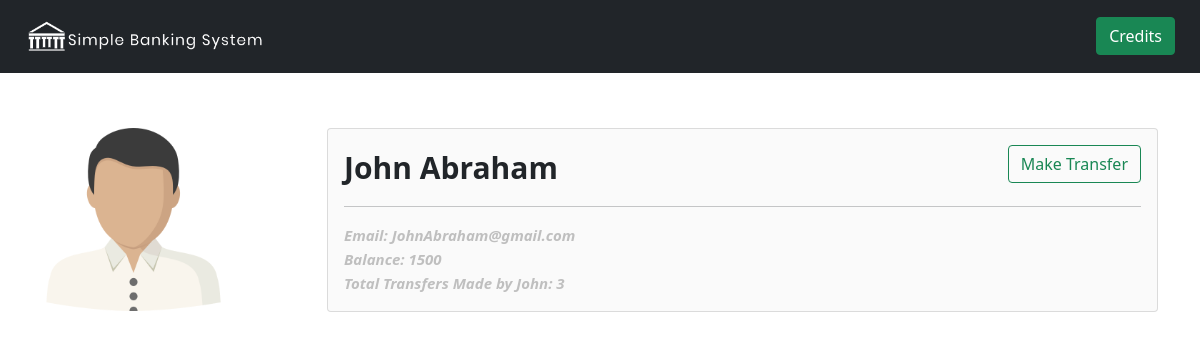
The app's page /customerDetail/3/ with its own data.
### accounts/models.py (models this page shows)
class Customer(models.Model):
    user = models.OneToOneField(User, related_name='userprofile', on_delete=models.CASCADE)
    first_name = models.CharField(max_length=200, null=False, default='')
    last_name = models.CharField(max_length=200, null=True)
    email = models.CharField(max_length=30, default='')
    current_balance = models.IntegerField(default=0)
    total_tranfers = models.IntegerField(default=0)

### accounts/views.py (the view)
# urls.py: path('customerDetail/<str:pk>/', views.customerDetail, name='customerDetail'),
def customerDetail(request, pk):
    customer = Customer.objects.get(pk=pk)
    return render(request, 'accounts/customerDetail.html',{'customer':customer})

### accounts/templates/accounts/customerDetail.html (shortened to what this page needs)
{% load static %}
<!DOCTYPE html>
<html lang="en">
<head>
    <link href="https://cdn.jsdelivr.net/npm/bootstrap@5.0.0/dist/css/bootstrap.min.css" rel="stylesheet">
</head>
<body>
    {% include 'accounts/navbar.html' %}
    <div class="container">
        <div class="row" style="margin-top: 5%;">
            <div class="col-3">
                <img width="70%" src="{% static 'img/profile.png' %}" alt="">
            </div>
            <div class="col-9">
                <div class="card" style="background-color: #fafafa;">
                    <div class="card-body">
                        <strong style="font-size: 30px;">{{customer.first_name}} {{customer.last_name}}</strong>
                        <a class="btn btn-outline-success " style="float:right;" href="{% url 'createTransfers' customer.id %}">Make Transfer</a> <br> <hr>
                        <small style="color: #bfbfbf;font-weight: bolder; font-style: italic; font-size: 15px;">Email: {{customer.email}}</small> <br>
                        <small style="color: #bfbfbf;font-weight: bolder; font-style: italic;font-size: 15px;">Balance: {{customer.current_balance}}</small> <br>
                        <small style="color: #bfbfbf;font-weight: bolder; font-style: italic;font-size: 15px;">Total Transfers Made by {{customer.first_name}}: {{customer.total_tranfers}}</small>
                    </div>
                </div>
            </div>
        </div>
    </div>
</body>
</html>

### records on screen
Customer: first_name "John", last_name "Abraham", email "JohnAbraham@gmail.com", current_balance "1500", total_tranfers "3"
